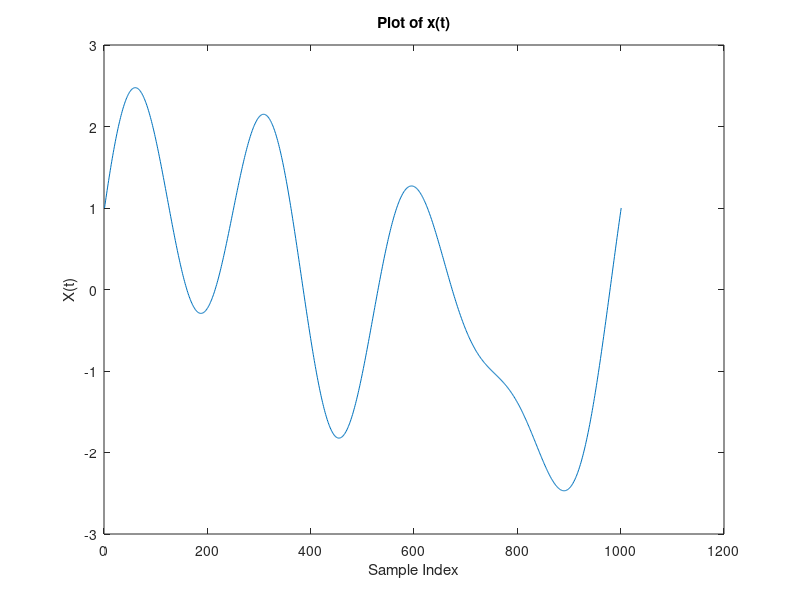
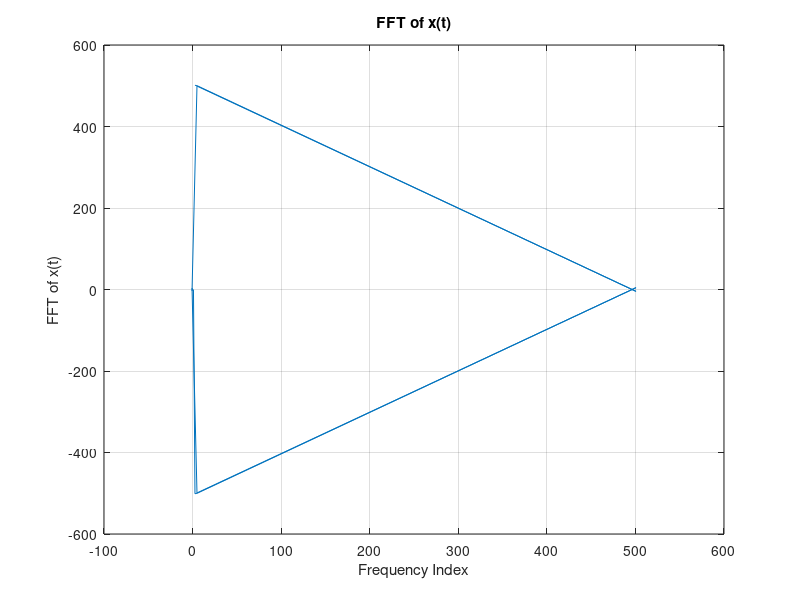
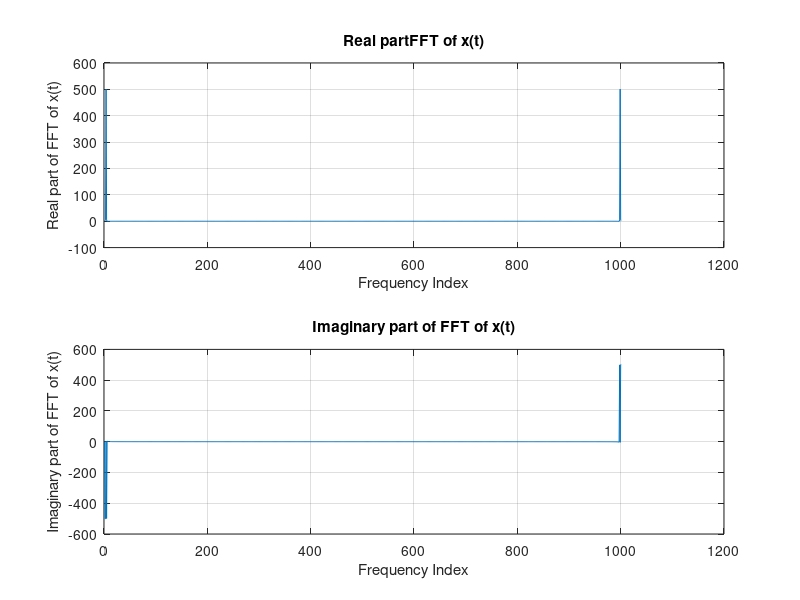
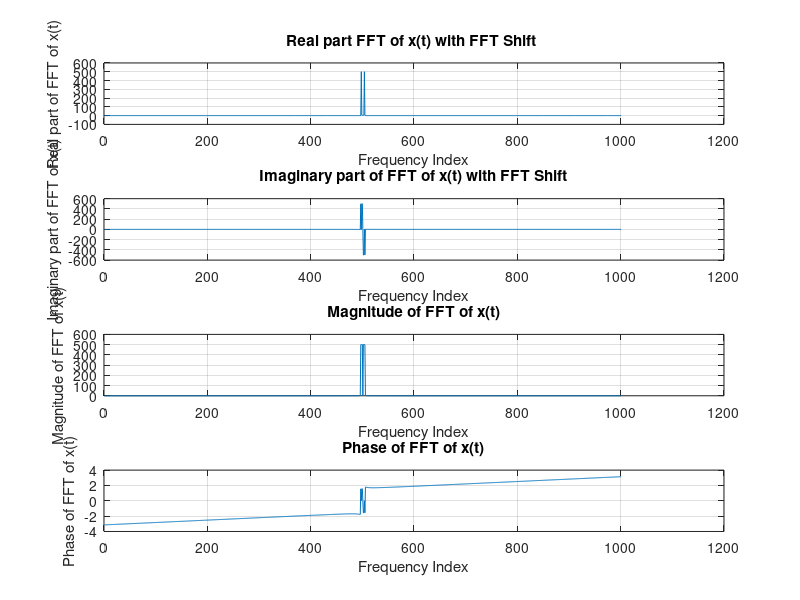

Recreate these plots in MATLAB, in order.
% HOW to calulate FFT
% Need to fix FFT part, polar form
clear ;
close all;
numberOfSamples = 100;
%equal spaced samples
%xt = zeros([1, numberOfSamples]);
%xt(1:10) = 1;

Fc = 10e4;
omega = 2* pi * Fc;
% Tau = RC, Fc = 1/WcRc
Tau = 1/(2*pi*Fc);

%sampling Period
Fs =  2*Fc ;                      % Sampling frequency (Hz)
Ts = 1/(Fc); 
t = 0:Ts:0.01;                 % Time vector (10 ms)


f1 = 100;
xt = sin(2*pi*f1*t) +sin(2*pi*2*f1*t) + cos(2*pi*3*f1*t) + sin(2*pi*4*f1*t) ;
N = 1001; % length(t); % Number of samples for FFT

figure
plot(xt);
xlabel("Sample Index");
ylabel("X(t)");
title("Plot of x(t)");
%% 
%% Note
% Input is real, we still get imaginary
%Just because the input is real we get real Fourse Transform real. 
%Due to Eular expression, 
%odd terms becomes IMG
%Even Tems becomes Real;
%e^-jtheta = cos(theta) + j sine(theta)

%cos is even term 
%sine is odd term
%% FFt
xf = fft(xt);

figure
plot(xf);
xlabel('Frequency Index');
ylabel('FFT of x(t)');
title('FFT of x(t)');
grid on;

%% Ploting real an IMG part
%% 0 to +Ve freq and start looking at -Ve Freq, will see aliasing here
% plotting in rectangualr form  form
%xf = fft(xt);
figure
subplot(2,1,1);
plot(real(xf))
xlabel('Frequency Index');
ylabel('Real part of FFT of x(t)');
title('Real partFFT of x(t)');
grid on;

subplot(2,1,2);
plot(imag(xf))
xlabel('Frequency Index');
ylabel('Imaginary part of FFT of x(t)');
title('Imaginary part of FFT of x(t)');
grid on;



%% 

% Do FFT Shift
%xf = fft(xt);
figure
subplot(4,1,1);
plot(real(fftshift(xf)))
xlabel('Frequency Index');
ylabel('Real part of FFT of x(t)');
title('Real part FFT of x(t) with FFT Shift ');
grid on;

subplot(4,1,2);
plot(imag(fftshift(xf)))
xlabel('Frequency Index');
ylabel('Imaginary part of FFT of x(t)');
title('Imaginary part of FFT of x(t) with FFT Shift');
grid on;

% Compute the magnitude and phase of the FFT
magnitudeXf = abs(xf);
phaseXf = angle(xf);

% Plotting the magnitude and phase of the FFT
subplot(4,1,3);
plot(fftshift(magnitudeXf));
xlabel('Frequency Index');
ylabel('Magnitude of FFT of x(t)');
title('Magnitude of FFT of x(t)');
grid on;

subplot(4,1,4);
plot(fftshift(phaseXf));
xlabel('Frequency Index');
ylabel('Phase of FFT of x(t)');
title('Phase of FFT of x(t)');
grid on;

figure

xt = sin(2*pi*f1*t) +sin(2*pi*2*f1*t) + cos(2*pi*3*f1*t) + sin(2*pi*4*f1*t) ;

% Compute the FFT

xf = fft(xt);
xfShifted = fftshift(xf);

% Create a frequency vector for plotting
%  A range of indices centered around 0:
f = Fs*(-N/2:N/2-1)/N;

plot(f, abs(xfShifted)); % Plot the magnitude of the FFT
xlabel('Frequency Index');
ylabel('FFT of x(t)');
title('FFT of x(t)');
grid on; % Optional: add grid for better readability
